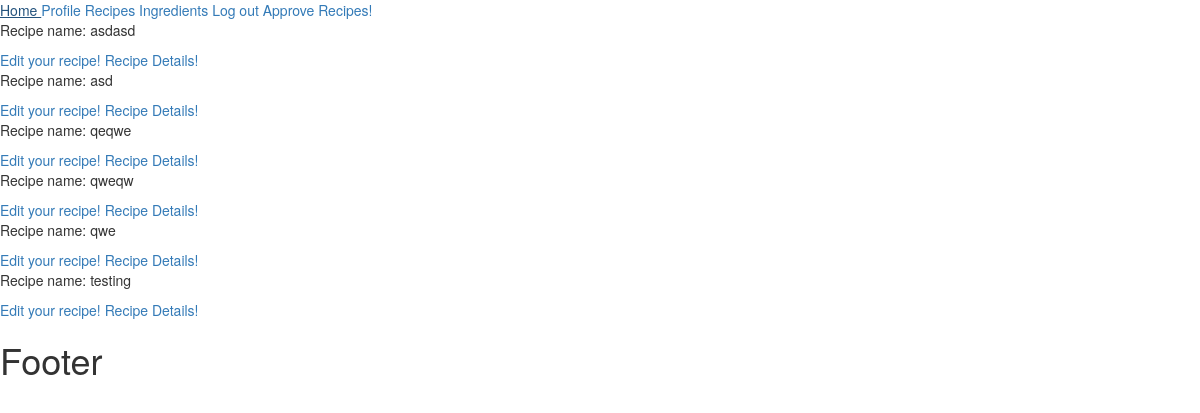
The app's page /recipes/show_recipes (signed in) with its own data.
### recipes/models.py (models this page shows, shortened)
class Recipe(models.Model):
    title = models.CharField(max_length=40)
    photo = models.ImageField(upload_to='recipe_photos', null=True, blank=True)
    ingredients = models.ManyToManyField(Ingredient, through='RecipeIngredient')
    instruction = models.TextField(max_length=300, null=True, blank=True)
    calories = models.FloatField(null=True, blank=True)
    proteins = models.FloatField(null=True, blank=True)
    carbs = models.FloatField(null=True, blank=True)
    fats = models.FloatField(null=True, blank=True)
    share = models.BooleanField(default=False)
    approved_for_sharing = models.BooleanField(default=False)
    user = models.ForeignKey(User, on_delete=models.CASCADE)
    class Meta:
        permissions = [
            ('approve_recipe', 'Can approve recipes for sharing')
        ]

### recipes/views.py (the view)
# urls.py: path('show_recipes', ShowUserRecipes.as_view(), name='show recipes page'),
class ShowUserRecipes(ListView, LoginRequiredMixin):
    model = Recipe
    template_name = 'recipes/show_recipes.html'
    context_object_name = 'recipes'
    def get_queryset(self):
        user = self.request.user
        user_recipes = Recipe.objects.filter(user=user)
        saved_recipes = Recipe.objects.filter(user=user)
        queryset = user_recipes | saved_recipes
        return queryset

### templates/recipes/show_recipes.html
{% extends 'base.html' %}
{% block main_content %}
    {% for recipe in recipes %}
        <div>
            <p>Recipe name: {{ recipe.title }}</p>
            <a href="{% url 'edit recipe page' pk=recipe.pk %} ">Edit your recipe!</a>
            <a href="{% url 'details recipe page' pk=recipe.pk %}">Recipe Details!</a>
        </div>
    {% endfor %}
{% endblock %}

### records on screen
Recipe: title "asdasd"
Recipe: title "asd"
Recipe: title "qeqwe"
Recipe: title "qweqw"
Recipe: title "qwe"
Recipe: title "testing"
